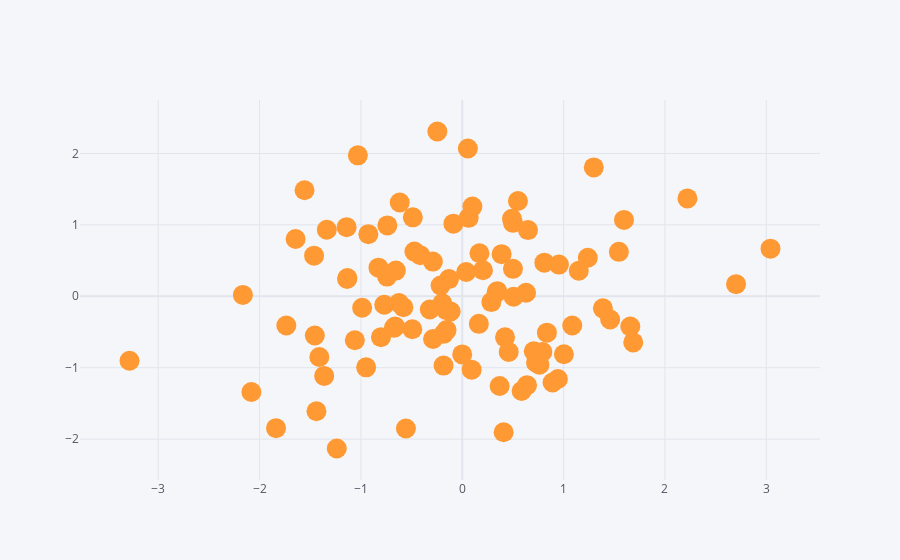

The notebook cell saved with this chart:
### Code cell
df.iplot(kind='scatter', x='A', y='B', mode='markers', size=20)
